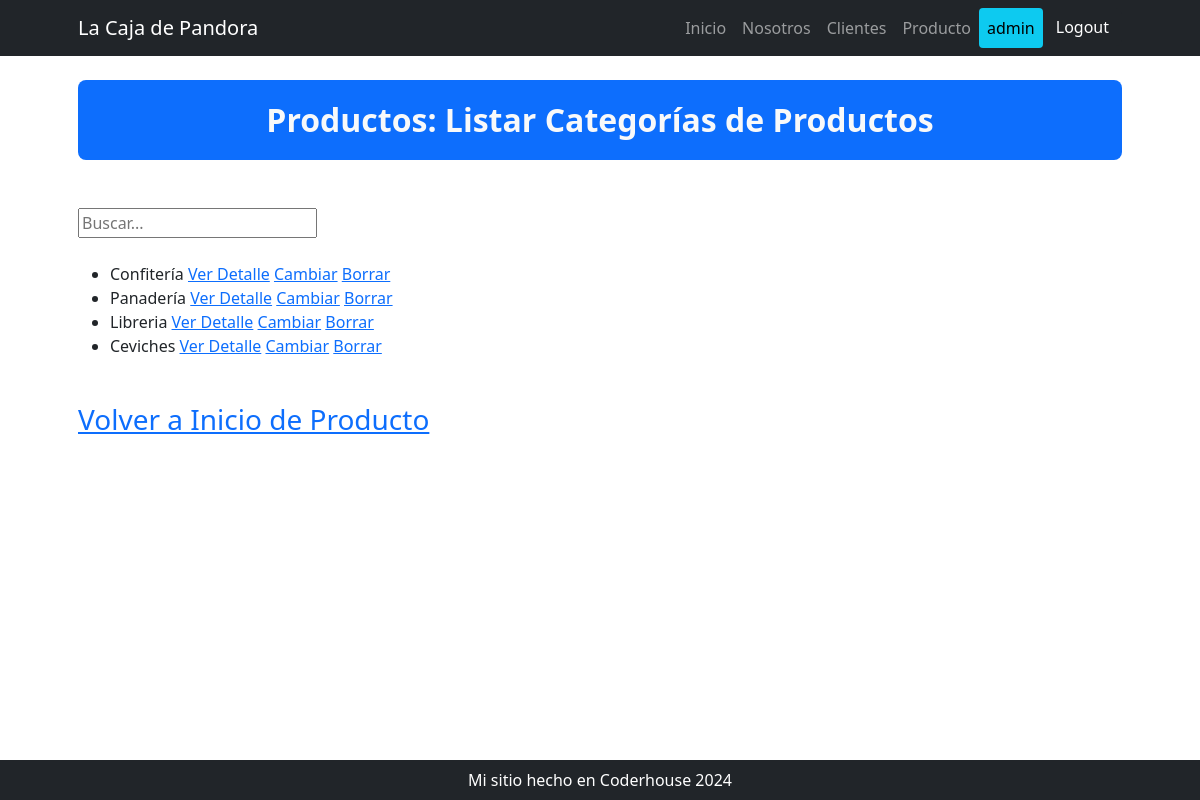
/producto/productocategoria/list/ (signed in), run on the app's committed database.
### producto/models.py (models this page shows, shortened)
class ProductoCategoria(models.Model):
    nombre = models.CharField(max_length=200, unique=True)
    descripcion = models.CharField(
        max_length=250, null=True, blank=True, verbose_name="Descripción")
    class Meta:
        verbose_name_plural = "Categorías de Productos"
        verbose_name = "Categoría de Producto"

### producto/views.py (the view)
class ProductoCategoriaList(ListView):
    model = models.ProductoCategoria
    def get_queryset(self) -> QuerySet:
        if self.request.GET.get("consulta"):
            consulta = self.request.GET.get("consulta")
            object_list = models.ProductoCategoria.objects.filter(
                nombre__icontains=consulta)
            return object_list
        else:
            object_list = models.ProductoCategoria.objects.all()
            return object_list

### producto/templates/producto/productocategoria_list.html (shortened to what this page needs)
{% extends 'core/base.html' %}
{% block titulo %}
  {% include 'core/components/titulo1.html' with titulo="Productos: Listar Categorías de Productos" %}
{% endblock titulo %}
{% block contenido %}
  <div class="py-lg-4 ">
    <form action="{% url 'producto:productocategoria_list' %}" method="get">
      <input type="text" name="consulta" placeholder="Buscar...">
    </form>
  </div>
  <ul>
    {% for producto in object_list %}
      <li> {{ producto.nombre }}
        <a href="{% url 'producto:productocategoria_detail' producto.id %}">Ver Detalle</a>
        <a href="{% url 'producto:productocategoria_update' producto.id %}">Cambiar</a>
        <a href="{% url 'producto:productocategoria_delete' producto.id %}">Borrar</a>
      </li>
    {% endfor %}
  </ul>
  <div class="fs-3 py-4">
    <a href="{% url 'producto:home' %}">Volver a Inicio de Producto</a>
  </div>
{% endblock contenido %}

### core/templates/core/components/navbar.html (shortened to what this page needs)
<nav class="navbar navbar-expand-lg navbar-dark bg-dark">
  <div class="container px-5">
    <a class="navbar-brand" href="#!">La Caja de Pandora</a>
    <div class="collapse navbar-collapse" id="navbarSupportedContent">
      <ul class="navbar-nav ms-auto mb-2 mb-lg-0">
        <li class="nav-item">
          <a class="nav-link {% if  request.path == "/"%}active{% endif %}" aria-current="page" href="{% url 'core:home' %}">Inicio</a>
        </li>
        <li class="nav-item ">
          <a class="nav-link {% if  request.path == "/about"%}active{% endif %}" href="#!">Nosotros</a>
        </li>
        {% if user.is_authenticated %}
          <li class="nav-item">
            <a class="nav-link {% if  request.path == "/cliente/"%}active{% endif %}" href="{% url 'cliente:home' %}">Clientes</a>
          </li>
          <li class="nav-item">
            <a class="nav-link {% if  request.path == "/producto/"%}active{% endif %}" href="{% url 'producto:home' %}">Producto</a>
          </li>
          <li class="nav-item">
            <a class="nav-link text-bg-info rounded-1 ">{{ user.username }}</a>
          </li>
          <li class="nav-item">
            <form action="{% url 'core:logout' %}" method="post">
              <button type="submit" class="btn btn-dark">
                Logout
              </button>
            </form>
          </li>
        {% endif %}
      </ul>
    </div>
  </div>
</nav>

### data on the page
ProductoCategoria: nombre "Confitería"
ProductoCategoria: nombre "Panadería"
ProductoCategoria: nombre "Libreria"
ProductoCategoria: nombre "Ceviches"

### other printed values
{{ user.username }} "admin"
{{ titulo }} "Productos: Listar Categorías de Productos"
